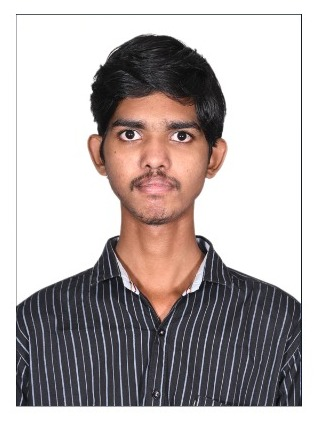
#> input picture pavan.jfif, 317 x 426 px
$ python 'Image to Pencil Sketch With Python.py'
#> lines starting #> are read from the running program, lines starting #| are printed output that depends on the picture
import cv2

# Load an image
image_path = 'pavan.jfif'  # Replace with your image file path
image = cv2.imread(image_path)
#> image is the input picture: shape (426, 317, 3); mean B, G, R 174.1, 174.4, 182.3

# Convert the image to grayscale
gray_image = cv2.cvtColor(image, cv2.COLOR_BGR2GRAY)
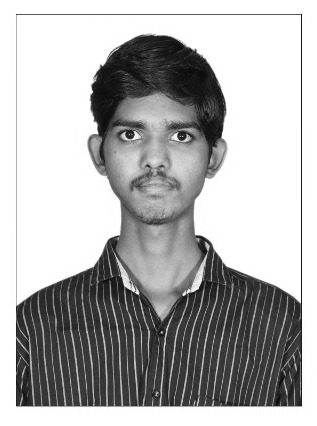
#> gray_image: shape (426, 317); min 3, max 255, mean 176.8

# Invert the grayscale image
inverted_gray_image = cv2.bitwise_not(gray_image)
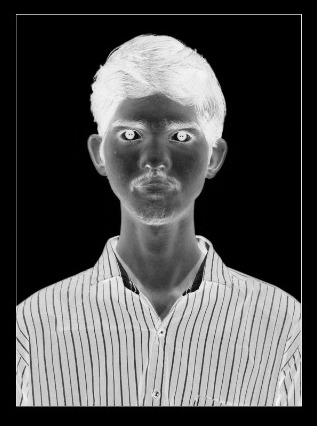
#> inverted_gray_image: shape (426, 317); min 0, max 252, mean 78.2

# Apply Gaussian blur to the inverted image
blurred_image = cv2.GaussianBlur(inverted_gray_image, (111, 111), 0)
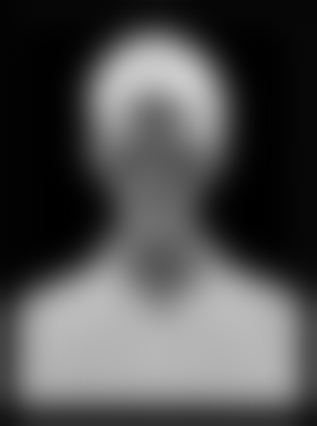
#> blurred_image: shape (426, 317); min 0, max 203, mean 78.4

# Invert the blurred image
inverted_blurred_image = cv2.bitwise_not(blurred_image)
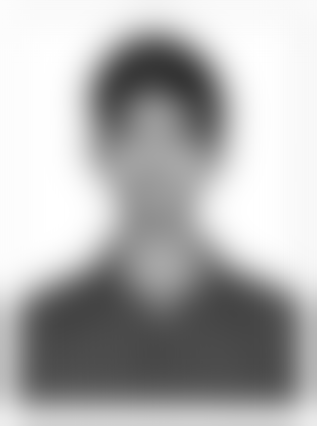
#> inverted_blurred_image: shape (426, 317); min 52, max 255, mean 176.6

# Create the pencil sketch image by blending the original and inverted blurred images
pencil_sketch = cv2.divide(gray_image, inverted_blurred_image, scale=256.0)
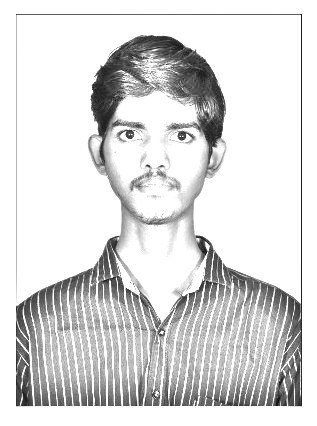
#> pencil_sketch: shape (426, 317); min 5, max 255, mean 218.4

# Save or display the pencil sketch image
output_path = 'pencil_sketch.jpg'  # Replace with your desired output file path
cv2.imwrite(output_path, pencil_sketch)

# Display the original and pencil sketch images side by side
cv2.imshow('Original Image', image)
cv2.imshow('Pencil Sketch', pencil_sketch)
cv2.waitKey(0)
cv2.destroyAllWindows()
